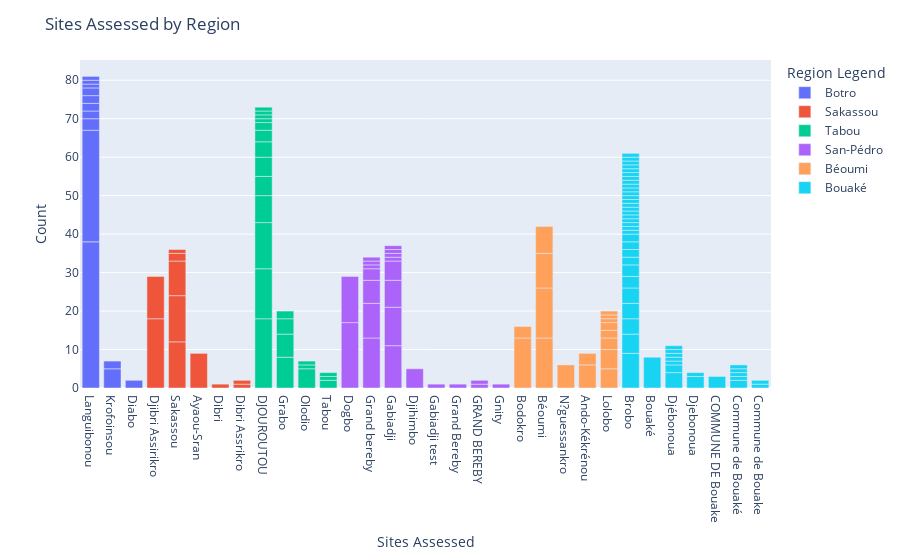

Notebook code cell kept with this figure:
### Code cell
# create a bar chart with villages dataframe where each bar is a government level 3 and the height is the count and color is level 2 government
fig = px.bar(villages, x='Level 3 Government', y='Count', color='Level 2 Government')
# change x title to region of assessment
fig.update_xaxes(title_text='Region of Assessment')
fig.update_xaxes(title_text='Sites Assessed')
fig.update_layout(legend_title_text='Region Legend')
# update title to be Sites Assessed by Region
fig.update_layout(title_text='Sites Assessed by Region')
fig.show()
# write to html
fig.write_html("./home/charts/sites_villages_bar.html")
# write to png
fig.write_image("./home/charts/sites_villages_bar.png")

### Figure 1 — Plotly figure (JSON) as saved in the notebook; plotly's stock layout.template omitted (floating-point values rounded to 4 significant figures)
{"data": [{"alignmentgroup": "True", "hovertemplate": "Level 2 Government=Botro<br>Level 3 Government=%{x}<br>Count=%{y}<extra></extra>", "legendgroup": "Botro", "marker": {"color": "#636efa", "pattern": {"shape": ""}}, "name": "Botro", "offsetgroup": "Botro", "orientation": "v", "showlegend": true, "textposition": "auto", "type": "bar", "x": ["Languibonou", "Languibonou", "Krofoinsou", "Languibonou", "Languibonou", "Languibonou", "Languibonou", "Krofoinsou", "Diabo", "Languibonou", "Languibonou", "Languibonou", "Languibonou"], "xaxis": "x", "y": [38, 29, 5, 3, 2, 2, 2, 2, 2, 2, 1, 1, 1], "yaxis": "y"}, {"alignmentgroup": "True", "hovertemplate": "Level 2 Government=Sakassou<br>Level 3 Government=%{x}<br>Count=%{y}<extra></extra>", "legendgroup": "Sakassou", "marker": {"color": "#EF553B", "pattern": {"shape": ""}}, "name": "Sakassou", "offsetgroup": "Sakassou", "orientation": "v", "showlegend": true, "textposition": "auto", "type": "bar", "x": ["Djibri Assirikro", "Sakassou", "Sakassou", "Djibri Assirikro", "Ayaou-Sran", "Sakassou", "Sakassou", "Sakassou", "Dibri", "Dibri Assrikro", "Dibri Assrikro"], "xaxis": "x", "y": [18, 12, 12, 11, 9, 9, 2, 1, 1, 1, 1], "yaxis": "y"}, {"alignmentgroup": "True", "hovertemplate": "Level 2 Government=Tabou<br>Level 3 Government=%{x}<br>Count=%{y}<extra></extra>", "legendgroup": "Tabou", "marker": {"color": "#00cc96", "pattern": {"shape": ""}}, "name": "Tabou", "offsetgroup": "Tabou", "orientation": "v", "showlegend": true, "textposition": "auto", "type": "bar", "x": ["DJOUROUTOU", "DJOUROUTOU", "DJOUROUTOU", "Grabo", "DJOUROUTOU", "Grabo", "Olodio", "DJOUROUTOU", "DJOUROUTOU", "DJOUROUTOU", "Grabo", "DJOUROUTOU", "Tabou", "DJOUROUTOU", "Grabo", "Tabou", "Olodio", "Olodio", "DJOUROUTOU", "DJOUROUTOU", "DJOUROUTOU", "DJOUROUTOU", "Tabou"], "xaxis": "x", "y": [18, 13, 12, 8, 7, 6, 5, 5, 5, 4, 4, 3, 2, 2, 2, 1, 1, 1, 1, 1, 1, 1, 1], "yaxis": "y"}, {"alignmentgroup": "True", "hovertemplate": "Level 2 Government=San-Pédro<br>Level 3 Government=%{x}<br>Count=%{y}<extra></extra>", "legendgroup": "San-Pédro", "marker": {"color": "#ab63fa", "pattern": {"shape": ""}}, "name": "San-Pédro", "offsetgroup": "San-Pédro", "orientation": "v", "showlegend": true, "textposition": "auto", "type": "bar", "x": ["Dogbo", "Grand bereby", "Dogbo", "Gabiadji", "Gabiadji", "Grand bereby", "Gabiadji", "Grand bereby", "Djihimbo", "Gabiadji", "Grand bereby", "Gabiadji test", "Grand bereby", "Grand bereby", "Gabiadji", "Gabiadji", "Gabiadji", "Gabiadji", "Grand Bereby", "GRAND BEREBY", "GRAND BEREBY", "Gnity", "Grand bereby"], "xaxis": "x", "y": [17, 13, 12, 11, 10, 9, 7, 6, 5, 5, 3, 1, 1, 1, 1, 1, 1, 1, 1, 1, 1, 1, 1], "yaxis": "y"}, {"alignmentgroup": "True", "hovertemplate": "Level 2 Government=Béoumi<br>Level 3 Government=%{x}<br>Count=%{y}<extra></extra>", "legendgroup": "Béoumi", "marker": {"color": "#FFA15A", "pattern": {"shape": ""}}, "name": "Béoumi", "offsetgroup": "Béoumi", "orientation": "v", "showlegend": true, "textposition": "auto", "type": "bar", "x": ["Bodokro", "Béoumi", "Béoumi", "Béoumi", "Béoumi", "N?guessankro", "Ando-Kékrénou", "Lolobo", "Lolobo", "Ando-Kékrénou", "Lolobo", "Bodokro", "Lolobo", "Lolobo", "Lolobo", "Lolobo", "Lolobo"], "xaxis": "x", "y": [13, 13, 13, 9, 7, 6, 6, 5, 5, 3, 3, 3, 2, 2, 1, 1, 1], "yaxis": "y"}, {"alignmentgroup": "True", "hovertemplate": "Level 2 Government=Bouaké<br>Level 3 Government=%{x}<br>Count=%{y}<extra></extra>", "legendgroup": "Bouaké", "marker": {"color": "#19d3f3", "pattern": {"shape": ""}}, "name": "Bouaké", "offsetgroup": "Bouaké", "orientation": "v", "showlegend": true, "textposition": "auto", "type": "bar", "x": ["Brobo", "Bouaké", "Brobo", "Brobo", "Djébonoua", "Brobo", "Brobo", "Djebonoua", "COMMUNE DE Bouake", "Brobo", "Brobo", "Brobo", "Commune de Bouaké", "Djébonoua", "Brobo", "Brobo", "Brobo", "Commune de Bouaké", "Commune de Bouake", "Commune de Bouaké", "Brobo", "Commune de Bouaké", "Djébonoua", "Djébonoua", "Brobo", "Brobo", "Brobo", "Brobo", "Brobo", "Brobo", "Djébonoua", "Brobo", "Brobo", "Djébonoua", "Brobo", "Djébonoua", "Brobo", "Commune de Bouaké", "Djebonoua", "Commune de Bouake", "Brobo", "Brobo", "Brobo", "Brobo", "Brobo", "Brobo", "Brobo", "Brobo", "Brobo", "Brobo"], "xaxis": "x", "y": [9, 8, 5, 4, 4, 4, 4, 3, 3, 3, 3, 2, 2, 2, 2, 2, 2, 1, 1, 1, 1, 1, 1, 1, 1, 1, 1, 1, 1, 1, 1, 1, 1, 1, 1, 1, 1, 1, 1, 1, 1, 1, 1, 1, 1, 1, 1, 1, 1, 1], "yaxis": "y"}], "layout": {"barmode": "relative", "legend": {"title": {"text": "Region Legend"}, "tracegroupgap": 0}, "margin": {"t": 60}, "title": {"text": "Sites Assessed by Region"}, "xaxis": {"anchor": "y", "domain": [0, 1], "title": {"text": "Sites Assessed"}}, "yaxis": {"anchor": "x", "domain": [0, 1], "title": {"text": "Count"}}}}
